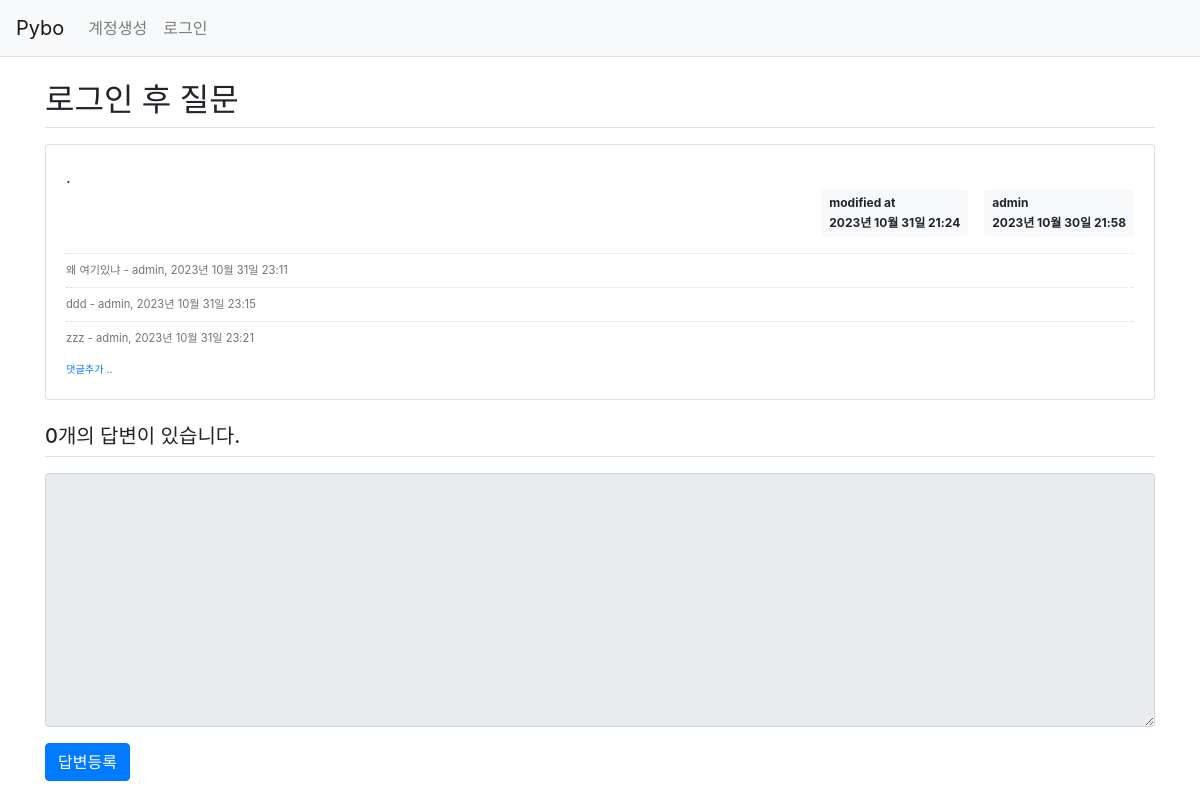
Before: /question/detail/305/ with the older database file.
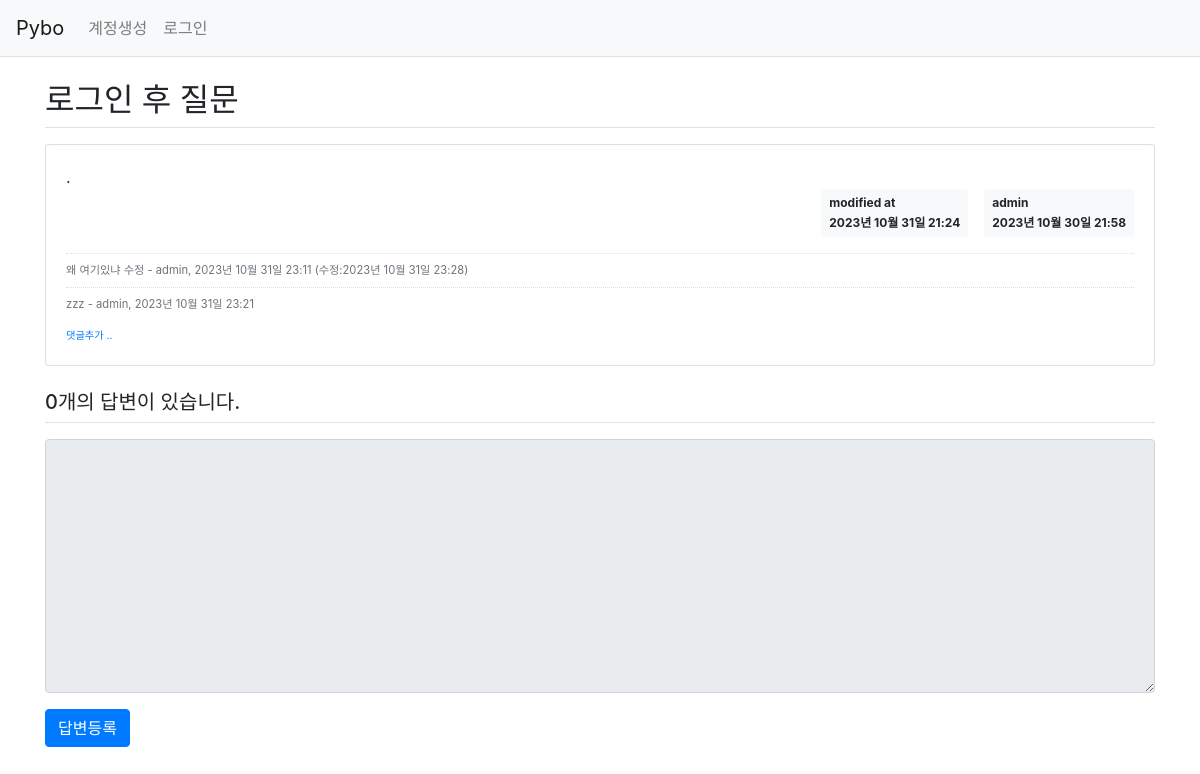
After: the same page with the newer database file.
### pybo/models.py (models this page shows)
class Question(db.Model):
    id = db.Column(db.Integer, primary_key=True)
    subject = db.Column(db.String(200), nullable=False)
    content = db.Column(db.Text(), nullable=False)
    create_date = db.Column(db.DateTime(), nullable=False)
    user_id = db.Column(db.Integer, db.ForeignKey('user.id', ondelete='CASCADE'), nullable=False)
    user = db.relationship('User', backref=db.backref('question_set'))
    modify_date = db.Column(db.DateTime(), nullable=True)

class User(db.Model):
    id = db.Column(db.Integer, primary_key=True)
    username = db.Column(db.String(150), unique=True, nullable=False)
    password = db.Column(db.String(200), nullable=False)
    email = db.Column(db.String(120), unique=True, nullable=False)

class Comment(db.Model):
    id = db.Column(db.Integer, primary_key=True)
    user_id = db.Column(db.Integer, db.ForeignKey('user.id', ondelete='CASCADE'), nullable=False)
    user = db.relationship('User', backref=db.backref('comment_set'))
    content = db.Column(db.Text(), nullable=False)
    create_date = db.Column(db.DateTime(), nullable=False)
    modify_date = db.Column(db.DateTime())
    question_id = db.Column(db.Integer, db.ForeignKey('question.id', ondelete='CASCADE'), nullable=True)
    question = db.relationship('Question', backref=db.backref('comment_set'))
    answer_id = db.Column(db.Integer, db.ForeignKey('answer.id', ondelete='CASCADE'), nullable=True)
    answer = db.relationship('Answer', backref=db.backref('comment_set'))

### pybo/views/question_views.py (the view)
@bp.route('/detail/<int:question_id>/')
def detail(question_id):
    form = AnswerForm()
    question = Question.query.get_or_404(question_id)
    return render_template('question/question_detail.html', question=question, form=form)

### pybo/forms.py
class AnswerForm(FlaskForm):
    content = TextAreaField('내용', validators=[DataRequired('내용은 필수 입력 항목입니다.')])

### pybo/filter.py (called while the page is built)
def format_datetime(value, fmt='%Y년 %m월 %d일 %H:%M'):
    return value.strftime(fmt)

### pybo/views/auth_views.py (called while the page is built)
@bp.before_app_request
def load_logged_in_user():
    user_id = session.get('user_id')
    if user_id is None:
        g.user = None
    else:
        g.user = User.query.get(user_id)

### pybo/templates/question/question_detail.html (shortened to what this page needs)
{% extends 'base.html' %}
{% block content %}
<div class="container my-3">
    <h2 class="border-bottom py-2">{{ question.subject }}</h2>
    <div class="card my-3">
        <div class="card-body">
            <div class="card-text" style="white-space: pre-line;">{{ question.content }}</div>
            <div class="d-flex justify-content-end">
                {% if question.modify_date %}
                <div class="badge badge-light p-2 text-left mx-3">
                    <div class="mb-2">modified at</div>
                    <div>{{ question.modify_date|datetime }}</div>
                </div>
                {% endif %}
                <div class="badge badge-light p-2 text-left">
                    <div class="mb-2">{{ question.user.username }}</div>
                    <div>{{ question.create_date|datetime }}</div>
                </div>
            </div>
            {% if question.comment_set|length > 0 %}
            <div class="mt-3">
                {% for comment in question.comment_set %}
                    <div class="comment py-2 text-muted">
                        <span style="white-space: pre-line;">{{ comment.content }}</span>
                        <span>
                            - {{ comment.user.username }}, {{ comment.create_date|datetime }}
                            {% if comment.modify_date %}
                            (수정:{{ comment.modify_date|datetime }})
                            {% endif %}
                        </span>
                    </div>
                {% endfor %}
            </div>
            {% endif %}
            <div>
                <a href="{{ url_for('comment.create_question', question_id=question.id) }}" class="small"><small>댓글추가 ..</small></a>
            </div>
        </div>
    </div>
    <h5 class="border-bottom my-3 py-2">{{ question.answer_set|length }}개의 답변이 있습니다.</h5>
    <form action="{{ url_for('answer.create', question_id=question.id) }}" method="post" class="my-3">
        <div class="form-group">
            <textarea {% if not g.user %}disabled{% endif %} name="content" id="content" class="form-control" rows="10"></textarea>
        </div>
        <input type="submit" value="답변등록" class="btn btn-primary">
    </form>
</div>
{% endblock %}

### pybo/templates/base.html (shortened to what this page needs)
<!DOCTYPE html>
<html lang="ko">
    <head>
        <link rel="stylesheet" href="{{ url_for('static', filename='bootstrap.min.css') }}">
        <link rel="stylesheet" href="{{ url_for('static', filename='style.css') }}">
    </head>
    <body>
        {% include "navbar.html" %}
        {%block content %}
        {% endblock %}
    </body>
</html>

### pybo/templates/navbar.html (shortened to what this page needs)
        <nav class="navbar navbar-expand-lg navbar-light bg-light border-bottom">
            <a class="navbar-brand" href="{{ url_for('main.index') }}">Pybo</a>
            <div class="collapse navbar-collapse flex-grow-0" id="navbarNav">
                {% if g.user %}
                <ul class="navbar-nav">
                    <li class="nav-item">
                        <a class="nav-link" href="{{ url_for('auth.logout') }}">{{ g.user.username }} (로그아웃)</a>
                    </li>
                </ul>
                {% else %}
                <ul class="navbar-nav">
                    <li class="nav-item">
                        <a class="nav-link" href="{{ url_for('auth.signup') }}">계정생성</a>
                    </li>
                    <li class="nav-item">
                        <a class="nav-link" href="{{ url_for('auth.login') }}">로그인</a>
                    </li>
                </ul>
                {% endif %}
            </div>
        </nav>

### pybo/static/style.css (style rules this page uses)
.comment { border-top:dotted 1px #ddd; font-size: 0.7em; }

Changed rows visible on the page:
removed Comment: content "ddd", user.username "admin", create_date "2023년 10월 31일 23:15"
changed Comment: content "왜 여기있냐" → "왜 여기있냐 수정"; modify_date (not shown) → "2023년 10월 31일 23:28"
